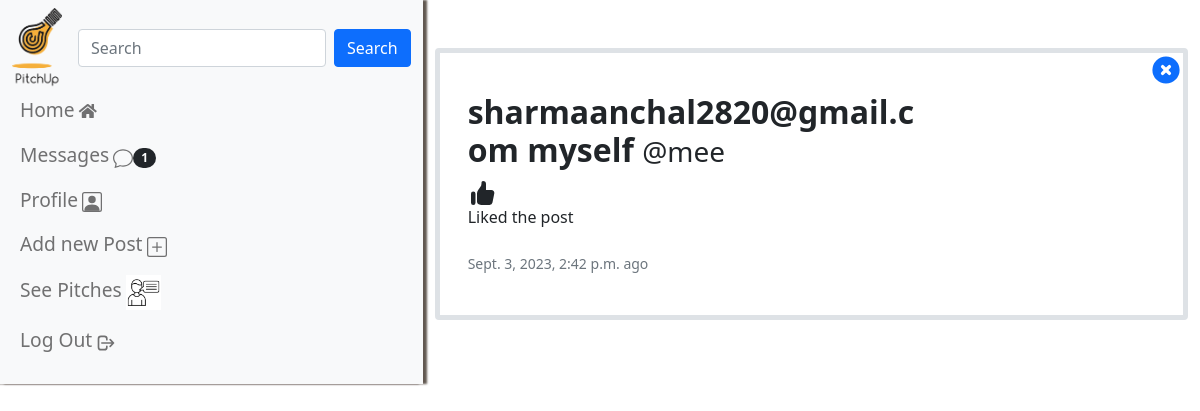
The app's page /notifications/ (signed in) with its own data.
### notifications/models.py (models this page shows)
class Notification(models.Model):
    NOTIFICATION_TYPES = ((1, 'Like'), (2, 'Comment'), (3, 'Follow'))
    post = models.ForeignKey('post.Post', on_delete=models.CASCADE,
                             related_name="noti_post", blank=True, null=True)
    sender = models.ForeignKey(
        User, on_delete=models.CASCADE, related_name="noti_from_user",default=None)
    user = models.ForeignKey(
        User, on_delete=models.CASCADE, related_name="noti_to_user",default=None)
    notification_type = models.IntegerField(choices=NOTIFICATION_TYPES)
    text_preview = models.CharField(max_length=90, blank=True)
    date = models.DateTimeField(auto_now_add=True)
    is_seen = models.BooleanField(default=False)

### account/models.py (models this page shows, shortened)
class Profile(models.Model):
    user = models.OneToOneField(
        User, on_delete=models.CASCADE, related_name='profile')
    first_name = models.CharField(max_length=50, null=True, blank=True)
    user = models.OneToOneField(User, on_delete=models.CASCADE)
    email = models.EmailField(default='sharmaanchal2820@gmail.com')
    last_name = models.CharField(max_length=10000, null=True, blank=True)
    location = models.CharField(max_length=50, null=True, blank=True)
    url = models.CharField(max_length=80, null=True, blank=True)
    profile_info = models.TextField(max_length=150, null=True, blank=True)
    created = models.DateField(auto_now_add=True)
    favorites = models.ManyToManyField(Post)
    picture = models.ImageField(
        upload_to=user_directory_path, blank=True, null=True, verbose_name='Picture')

### notifications/views.py (the view)
# urls.py: path('', views.ShowNotifications, name='show-notifications'),
@login_required
def ShowNotifications(request):
    user = request.user
    notification = Notification.objects.filter(user=user).order_by("-date")
    Notification.objects.filter(user=user, is_seen=False).update(is_seen=True)
    context = {
        'notifications': notification,
    }
    return render(request, "notifications.html", context)

### pitchup/templates/notifications.html (shortened to what this page needs)
{% extends 'base.html' %}
{% load static %}
{% block content %}
<div class="container my-5">
    {% for notification in notifications %}
    {% if notification.notification_type == 1 %}
    <div class="row justify-content-center mb-3 ">
        <div class="card border border-5 mb-3" style="max-width: 840px;">
            <div class="row g-0">
                <div class="col-md-8">
                    <div class="position-absolute top-0 end-0">
                        <a href="{% url 'notification:delete-notification' notification.id %}"></a>
                    </div>
                    <div class="card-body my-4">
                        <h2 class="card-title"><strong>{{ notification.sender.profile.first_name }}
                                {{ notification.sender.profile.last_name }}</strong>
                            <small>@{{ notification.sender.username }}</small>
                        </h2>
                        <div>
                        </div>
                        <h6 class="card-text mb-4">Liked the post</h6>
                        <p class="card-text"><small class="text-muted">{{ notification.date }} ago</small></p>
                    </div>
                </div>
            </div>
        </div>
    </div>
    {% endif %}
    {% endfor %}
</div>
{% endblock content %}

### pitchup/static/css/direct.css (style rules this page uses)
:root { --body-bg: linear-gradient(135deg, #f5f7fa 0%, #c3cfe2 100%); --msger-bg: #fff; --border: 2px solid #ddd; --left-msg-bg: #ececec; --right-msg-bg: #579ffb; }

### records on screen
Notification: sender.profile.first_name "sharmaanchal2820@gmail.com", sender.profile.last_name "myself", sender.username "mee", date "Sept. 3, 2023, 2:42 p.m."
